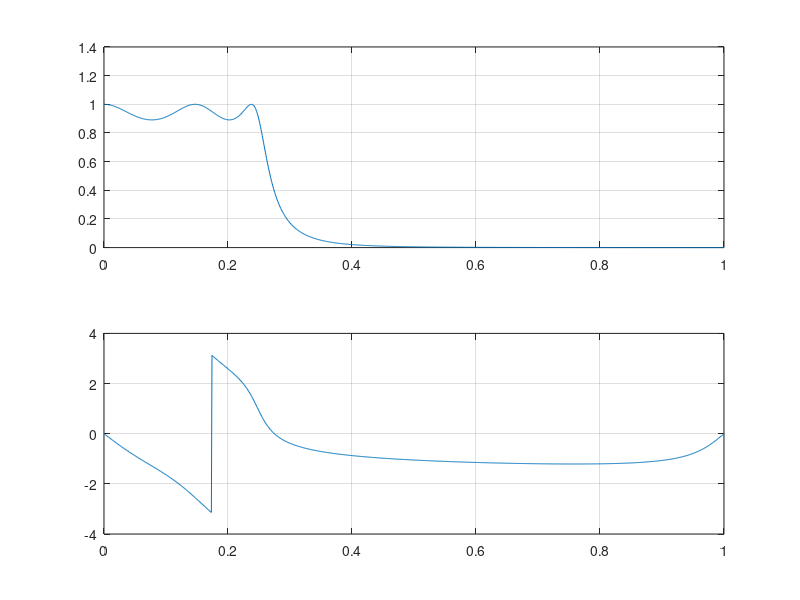
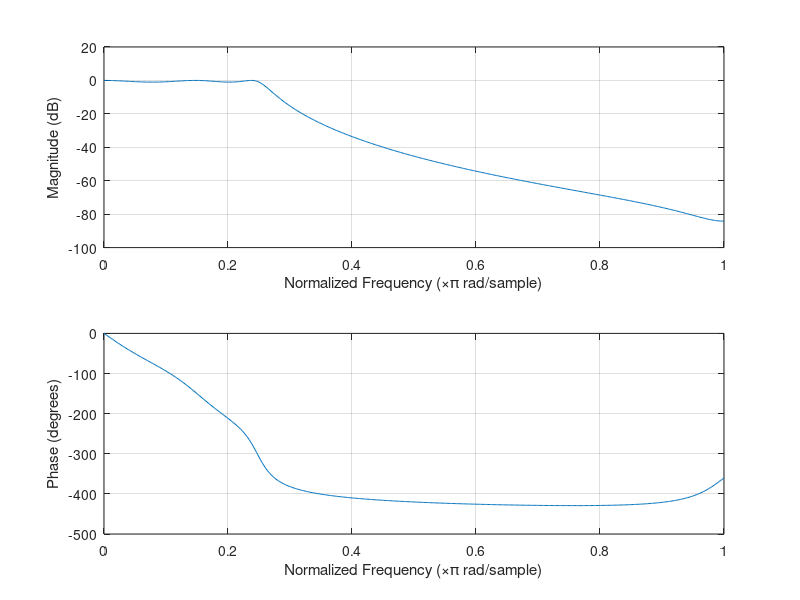
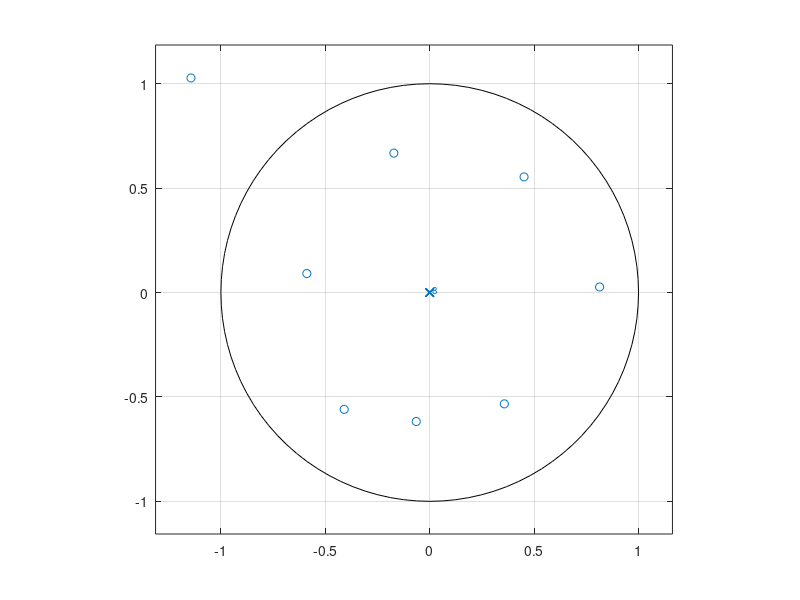

Write the MATLAB code that produced these figures, in order.
clear all
close all
clc
%impulse invariace transformation%%%%%%%%%5
%especificaciones de filtro digital 
wp=0.25*pi;%frecuencia de banda de paso digital en rad
ws=0.4*pi;%frecuencia de banda de rechazo digital en rad
Ap=1;%riple de pasabanda en dB
As=30;%atenuacion en dB
%especificaciones de prototipo analogico
T = 0.1; %poner T=1
Omegap = wp/T; %frecuencia de pasabanda del prototipo
Omegas = ws/T;%frecuencia de rechazabanda del prototipo
%hallamos parametros del filtro
[N,Omegac] = cheb1ord(Omegap,Omegas,Ap,As,'s'); N
[C,D] = cheby1(N,Ap,Omegac,'s'); [B,A] = impinvar(C,D,1/T);
%reresentacion espectral
w=linspace(0,pi,1000);
H=freqz(B,A,w);
subplot(211);plot(w/pi,abs(H));grid on;
subplot(212);plot(w/pi,angle(H));grid on;
figure
freqz(B,A)
figure
zplane(roots([B A])',1)